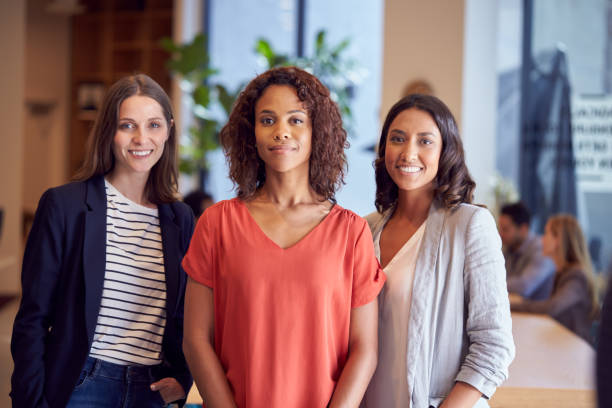
#> input picture peoples.jpg, 612 x 408 px
$ python facial-recog.py
#> lines starting #> are read from the running program, lines starting #| are printed output that depends on the picture; after the words box and inside, x2 and y2 are one past the last pixel; in counts of white or black regions, pixels touching at a corner belong together
# program for facial recognition
import cv2

face_cascade = cv2.CascadeClassifier("haarcascade_frontalface_default.xml")
img = cv2.imread("peoples.jpg")
#> img is the input picture: shape (408, 612, 3); mean B, G, R 111, 109, 136.4
gray_img = cv2.cvtColor(img,cv2.COLOR_BGR2GRAY)
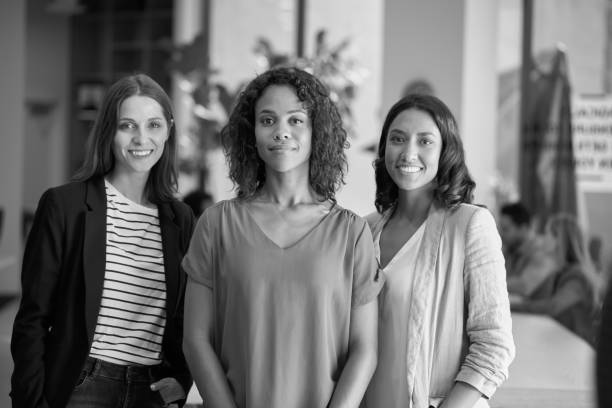
#> gray_img: shape (408, 612); min 0, max 254, mean 117.4
faces = face_cascade.detectMultiScale(gray_img, scaleFactor=1.05, minNeighbors=8)
#> faces = [[108, 100, 67, 67], [246, 92, 73, 73], [377, 113, 70, 70]]
for x,y,w,h in faces:
    img=cv2.rectangle(img,(x,y),(x+w,y+h),(0,255,0),3)
#> this loop made 3 passes
#> pass 1, `img=cv2.rectangle(img,(x,y),(x+w,y+h),(0,255,0),3)`:
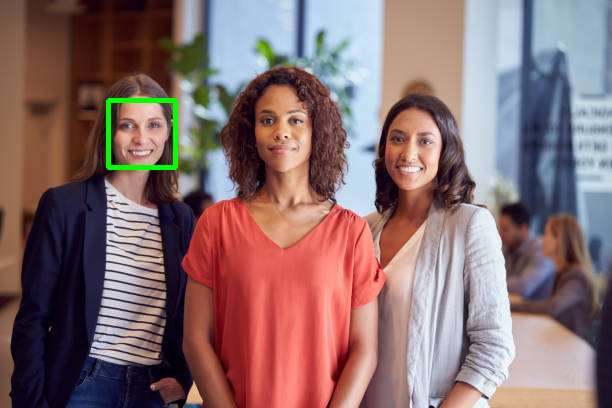
#> img: shape (408, 612, 3); 0.53% of pixels changed, all inside (x1, y1, x2, y2) = (106, 98, 178, 170)
#> pass 2, `img=cv2.rectangle(img,(x,y),(x+w,y+h),(0,255,0),3)`:
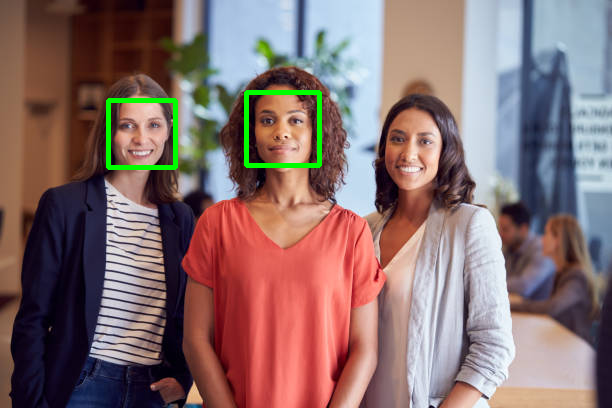
#> img: shape (408, 612, 3); 0.58% of pixels changed, all inside (x1, y1, x2, y2) = (244, 90, 322, 168)
#> pass 3, `img=cv2.rectangle(img,(x,y),(x+w,y+h),(0,255,0),3)`:
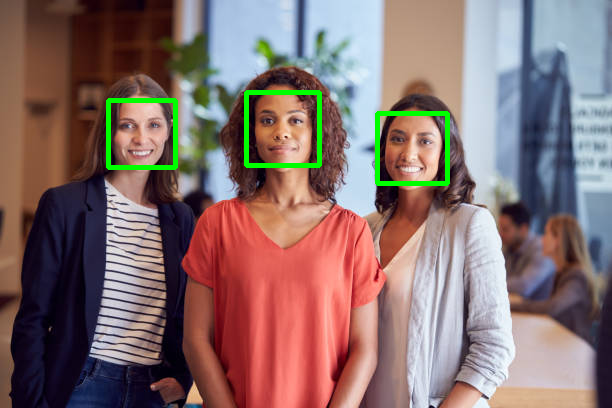
#> img: shape (408, 612, 3); 0.56% of pixels changed, all inside (x1, y1, x2, y2) = (375, 111, 450, 186)
print(faces)
#| [[108 100  67  67]
#|  [246  92  73  73]
#|  [377 113  70  70]]
r_img = cv2.resize(img, (int(img.shape[1]/1), int(img.shape[0]/1)))
cv2.imshow("Face Recognized",r_img)
cv2.waitKey(0)
cv2.destroyAllWindows()
